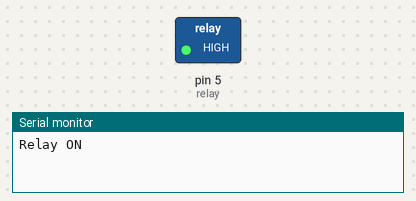
This sketch was run on a simulated Arduino Uno, built with avr-gcc and run on an emulated ATmega328P. On the bench: switched loads named in the sketch (green lamp = pin HIGH), the last lines printed to the serial monitor.

Above: at 1.5 s.
At 4.5 s:
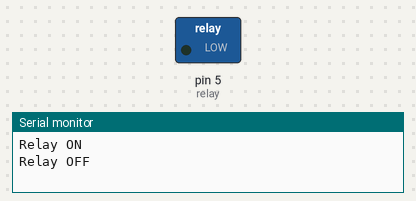
Timing chart, 0 to 7.8 s (numbered marks = the images above):
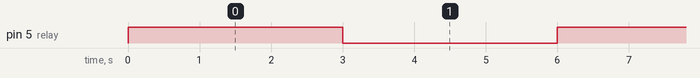

The sketch:

Tes_Relay.ino
```cpp
#define relay 5

void setup() {
  Serial.begin(115200);
  pinMode(relay, OUTPUT);
}

void loop() {
  digitalWrite(relay, HIGH);
  Serial.println("Relay ON");
  delay(3000);
  digitalWrite(relay, LOW);
  Serial.println("Relay OFF");
  delay(3000);
}
```

Measured:
- by itself, pin 5 (relay): alternates HIGH for 3.0 s and LOW for 3.0 s
